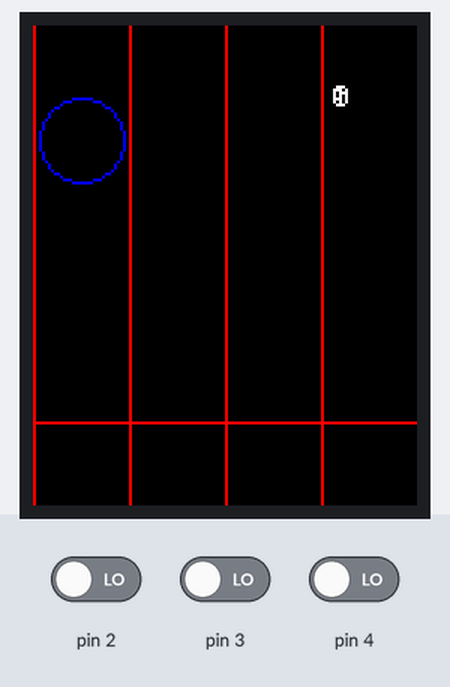
The sketch below on a simulated Arduino Uno, built with avr-gcc and run on an emulated ATmega328P. On the bench: 128×160 colour display. The test bench sets the inputs (shaded band); at power-on: pin 2 LOW, pin 3 LOW, pin 4 LOW. Random numbers use the default seed unless the sketch sets one.

Above: at 1.3 s.
1.4 s: pin 2 driven HIGH
At 1.56 s:
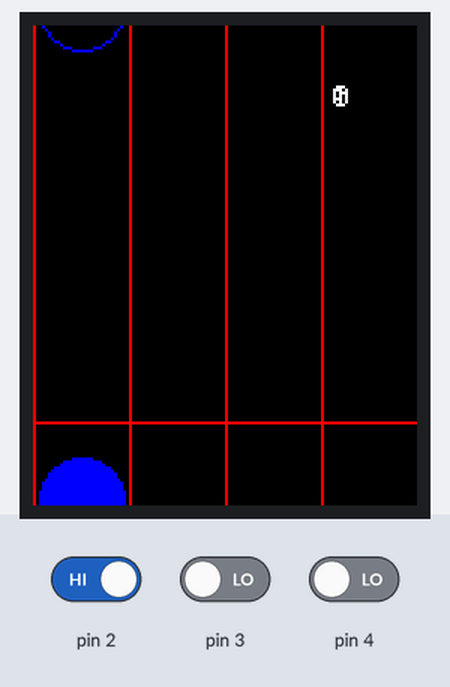
3.8 s: pin 3 driven HIGH
At 4.92 s:
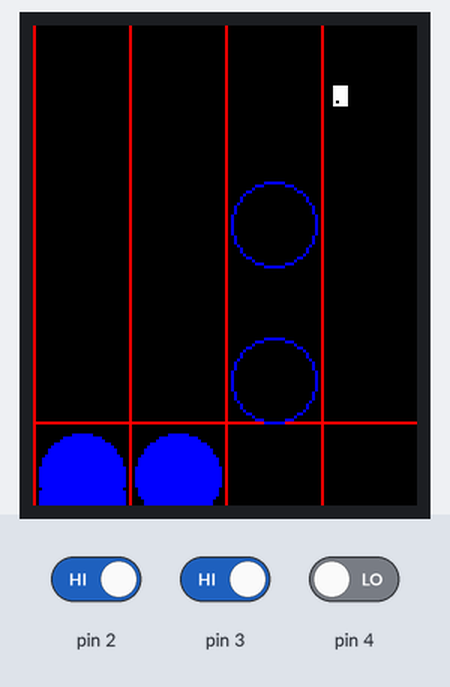
6.2 s: pin 4 driven HIGH
At 6.75 s:
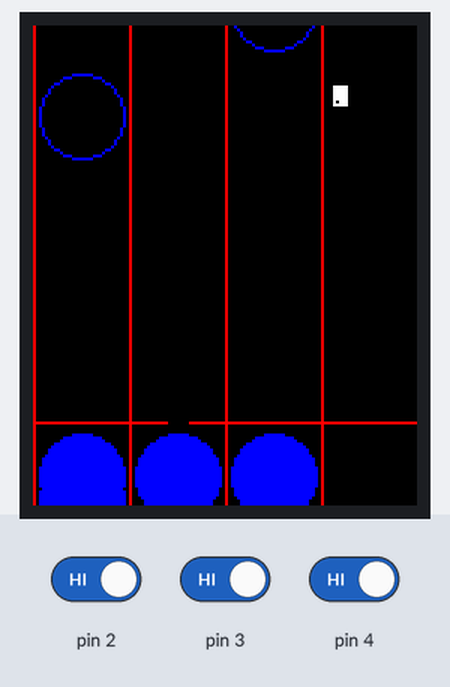
8.1 s: pin 2 driven LOW
At 8.58 s:
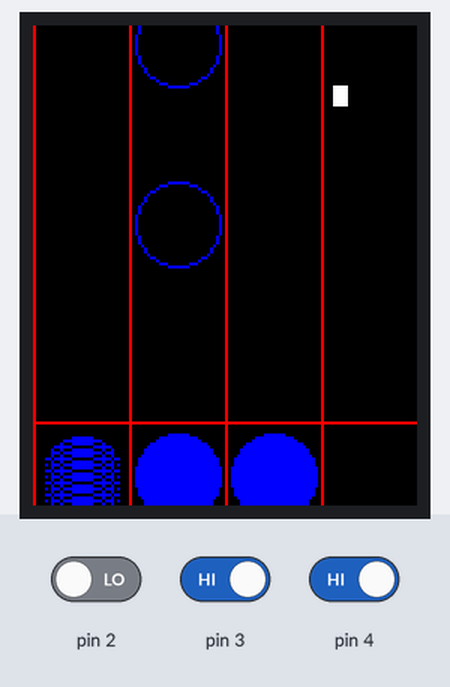
9.9 s: pin 3 driven LOW
At 10.42 s:
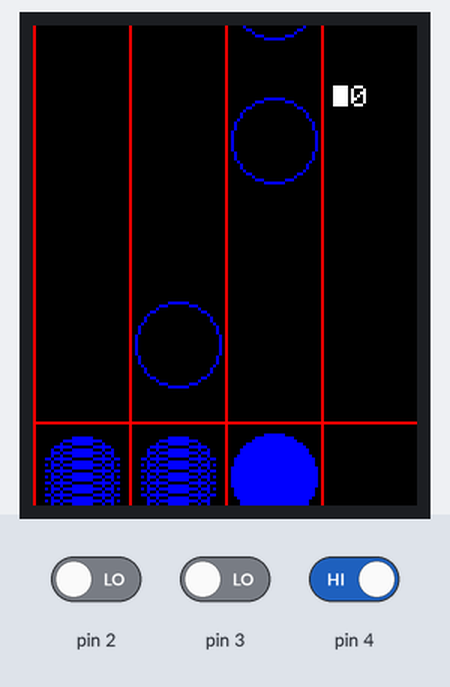
11.7 s: pin 4 driven LOW
At 12.25 s:
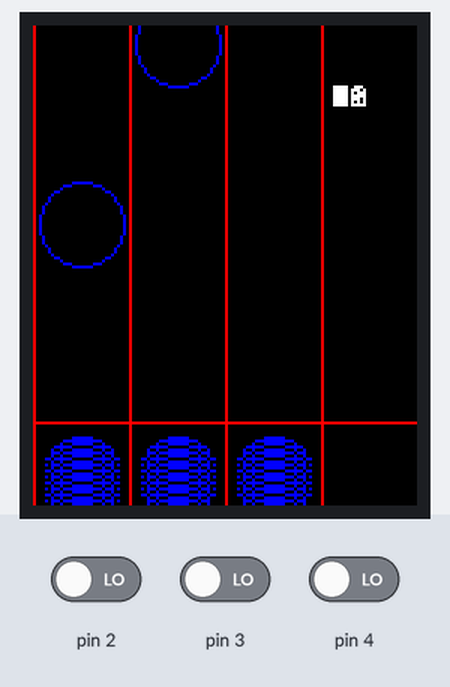
Timing chart, 0 to 14.6 s (numbered marks = the images above; inputs shaded):
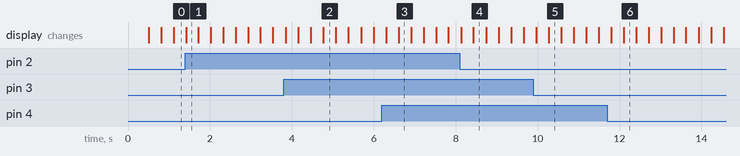

The sketch:

EmbeddedGame.ino
```cpp
#define cs   10
#define dc   9
#define rst  8

#include <Adafruit_GFX.h>
#include <Adafruit_ST7735.h>
#include <SPI.h>

Adafruit_ST7735 tft = Adafruit_ST7735(cs, dc, rst);
uint32_t time;
uint32_t gameTime;


//skjerm
const byte radius = 14;
byte NumberOfNotes = 0;
const byte MAX_NOTES_IN_LANE = 3;
short NotePos[MAX_NOTES_IN_LANE][2];
byte noteSpeed = 4;
byte laneSize = 32;

//Knapper
byte buttonPin[3];

byte buttonState[3];
const byte buttonCount = 3;


//Score
int score = 0;

void setup(){
  //knapper
  for(byte i = 0; i < buttonCount; i++){
    buttonPin[i] = 2 + i;
    pinMode(buttonPin[i], INPUT);
  }

  //skjerm
  tft.initR(INITR_BLACKTAB);
  tft.fillScreen(ST7735_BLACK);
  drawLane();
  randomSeed(analogRead(0));
}

void loop(){
    //score
    printScore();

    //knapper
    for(byte i = 0; i < 3; i++){
      buttonState[i] = digitalRead(buttonPin[i]);
    }

    //Skjerm
    drawPlayerSpace();
    drawNotes();

    gameTime = millis() - gameTime;
    time += gameTime;

    if(time > 30000){
      addNote(random(3));
      time = 0;
    }
}

void drawPlayerSpace(){
   tft.drawFastHLine( 0 , tft.height() - radius * 2, tft.height(), ST7735_RED);
}

void drawLane(){
    for (byte x = 0; x < 4; x++){
      // Todo: Finn en måte å regne ut nummeret 42
        tft.drawFastVLine(x * laneSize, 0, tft.height(), ST7735_RED);
    }
}

void addNote(byte lane){
  if(NumberOfNotes < MAX_NOTES_IN_LANE){
    NotePos[NumberOfNotes][0] = lane;
    NotePos[NumberOfNotes][1] = -radius;
    NumberOfNotes++;
  }
}

void drawNotes(){
   for(byte i = 0; i < NumberOfNotes; i++){
      runNote(i);
   }
}

void runNote(byte note){
      NotePos[note][1] += noteSpeed;
      byte lane = NotePos[note][0];

      // todo: Skift ut med test om bruker har trykket.
      if(NotePos[note][1] > tft.height() - radius && buttonState[lane] == HIGH){

        tft.fillCircle(((radius) + laneSize * lane) + 2, NotePos[note][1] - noteSpeed, radius, ST7735_BLACK);
        // tegn nye note
        tft.fillCircle(((radius) + laneSize * lane) + 2, NotePos[note][1], radius, ST7735_BLUE);
      }else{
        // fjern forrige note
        tft.drawCircle(((radius) + laneSize * lane) + 2, NotePos[note][1] - noteSpeed, radius, ST7735_BLACK);
        // tegn nye note
        tft.drawCircle(((radius) + laneSize * lane) + 2, NotePos[note][1], radius, ST7735_BLUE);
      }

      if(NotePos[note][1] > tft.height() + radius
        || (NotePos[note][1] > tft.height() - radius
            && buttonState[lane] == HIGH)){
         removeNote(note);
         score++;
      }

}

void removeNote(byte note){
   for(byte i = note; i < NumberOfNotes ; i++){
      NotePos[i][0] = NotePos[i + 1][0];
      NotePos[i][1] = NotePos[i + 1][1];
   }
   NumberOfNotes--;
}

void printScore() {
  tft.setTextWrap(true);
  tft.setTextColor(ST7735_WHITE);
  tft.setCursor(100, 20);
  tft.print(millis() / 1000);
}
```
